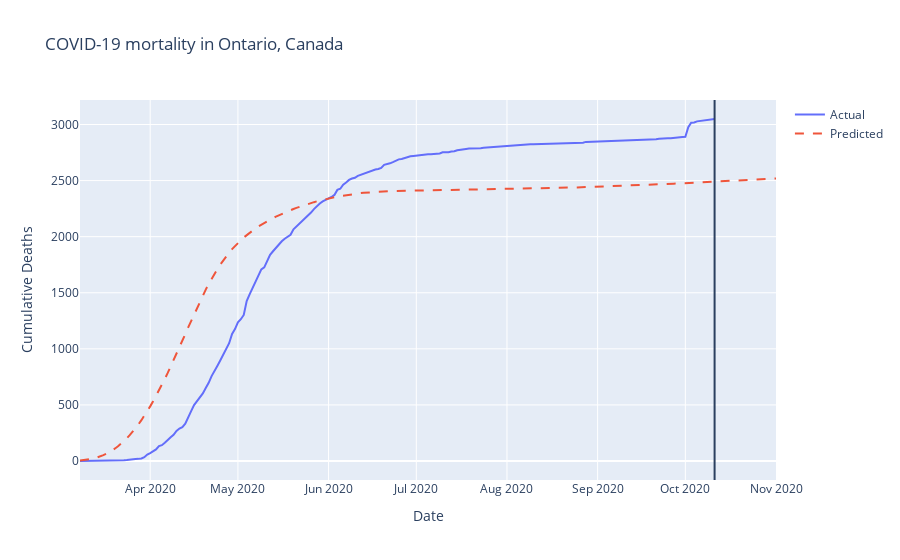

Here is the notebook cell this chart was saved with:
### Code cell
# Plot results
plot_predictions(mortality_pred, title="COVID-19 mortality in Ontario, Canada")

### Figure 1 — Plotly figure (JSON) as saved in the notebook; plotly's stock layout.template omitted (floating-point values rounded to 4 significant figures; data arrays with more than 128 entries replaced by an {"elided": "..."} marker saying what was removed)
{"data": [{"mode": "lines", "name": "Actual", "type": "scatter", "x": {"elided": "239 str values"}, "y": {"elided": "239 int values"}}, {"line": {"dash": "dash"}, "mode": "lines", "name": "Predicted", "type": "scatter", "x": {"elided": "239 str values"}, "y": {"elided": "239 float values"}}], "layout": {"autosize": true, "shapes": [{"type": "line", "x0": "2020-10-11", "x1": "2020-10-11", "xref": "x", "y0": 0, "y1": 1, "yref": "paper"}], "title": {"text": "COVID-19 mortality in Ontario, Canada"}, "xaxis": {"autorange": true, "range": ["2020-03-08", "2020-11-01"], "title": {"text": "Date"}, "type": "date"}, "yaxis": {"autorange": true, "range": [-169.4, 3218.0], "title": {"text": "Cumulative Deaths"}, "type": "linear"}}}
